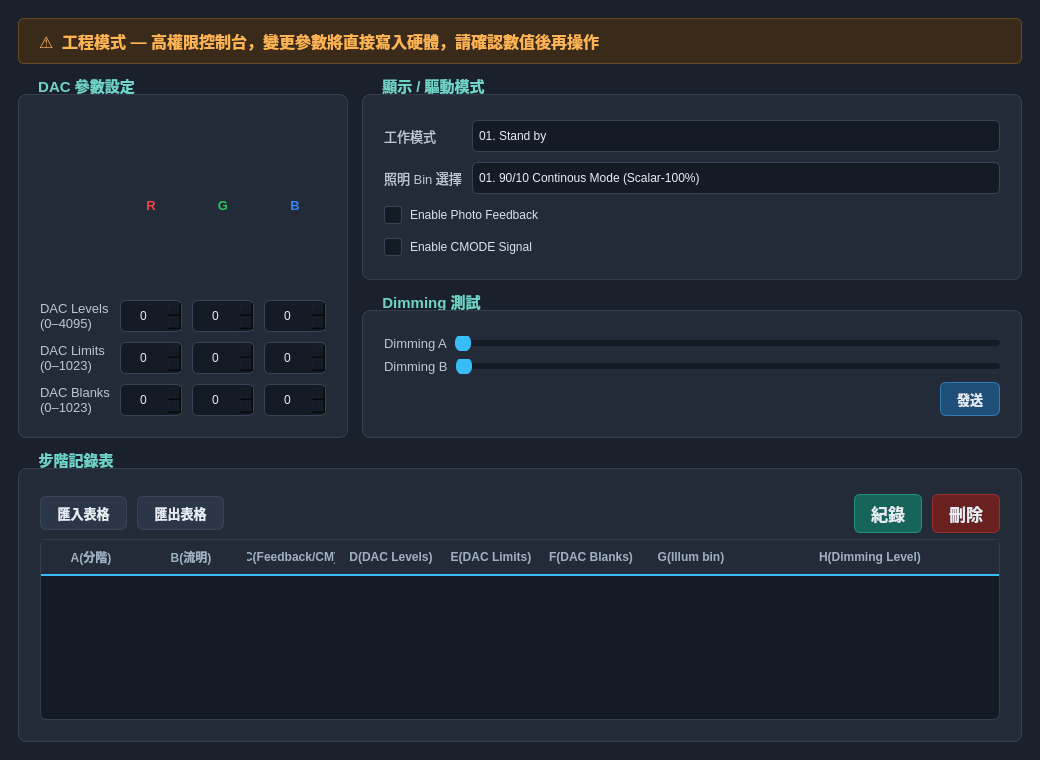
<?xml version="1.0" encoding="UTF-8"?>
<ui version="4.0">
 <class>Form</class>
 <widget class="QWidget" name="Form">
  <property name="geometry">
   <rect>
    <x>0</x>
    <y>0</y>
    <width>1040</width>
    <height>760</height>
   </rect>
  </property>
  <property name="minimumSize">
   <size>
    <width>960</width>
    <height>680</height>
   </size>
  </property>
  <property name="windowTitle">
   <string>Form</string>
  </property>
  <property name="styleSheet">
   <string notr="true">
QWidget#Form {
    background-color: #1b212c;
}
QGroupBox {
    background-color: #232b38;
    border: 1px solid #333e4f;
    border-radius: 8px;
    margin-top: 16px;
    padding: 16px 12px 12px 12px;
    font-size: 11pt;
    font-weight: 600;
    color: #d7e2ee;
}
QGroupBox::title {
    subcontrol-origin: margin;
    subcontrol-position: top left;
    left: 12px;
    top: -2px;
    padding: 0 6px;
    color: #6fd3c7;
}
QLabel {
    color: #b9c6d6;
    font-size: 10pt;
    background: transparent;
}
QLabel#bannerLabel {
    background-color: #3a2a1a;
    color: #ffb454;
    border: 1px solid #6b4a22;
    border-radius: 6px;
    padding: 10px 16px;
    font-size: 12pt;
    font-weight: 700;
}
QLabel#channelHeaderR { color: #ef4444; font-weight: 700; }
QLabel#channelHeaderG { color: #22c55e; font-weight: 700; }
QLabel#channelHeaderB { color: #3b82f6; font-weight: 700; }
QSpinBox, QComboBox {
    background-color: #151b24;
    color: #e6edf5;
    border: 1px solid #3a4457;
    border-radius: 5px;
    padding: 4px 6px;
    min-height: 22px;
    selection-background-color: #38bdf8;
}
QSpinBox:focus, QComboBox:focus {
    border: 1px solid #38bdf8;
}
QSpinBox[channel="r"] { border: 1px solid #7a2d2d; }
QSpinBox[channel="r"]:focus { border: 1px solid #ef4444; }
QSpinBox[channel="g"] { border: 1px solid #245c34; }
QSpinBox[channel="g"]:focus { border: 1px solid #22c55e; }
QSpinBox[channel="b"] { border: 1px solid #24417a; }
QSpinBox[channel="b"]:focus { border: 1px solid #3b82f6; }
QComboBox::drop-down { border: none; width: 22px; }
QComboBox QAbstractItemView {
    background-color: #1a212c;
    color: #e6edf5;
    selection-background-color: #2c4a5e;
    border: 1px solid #3a4457;
    outline: none;
}
QCheckBox { color: #d7e2ee; spacing: 8px; padding: 2px 0; }
QCheckBox::indicator {
    width: 16px;
    height: 16px;
    border: 1px solid #3a4457;
    border-radius: 3px;
    background: #151b24;
}
QCheckBox::indicator:checked {
    background-color: #38bdf8;
    border: 1px solid #38bdf8;
}
QPushButton {
    background-color: #2b3648;
    color: #e6edf5;
    border: 1px solid #3a4457;
    border-radius: 6px;
    padding: 6px 16px;
    font-weight: 600;
    font-size: 10pt;
}
QPushButton:hover { background-color: #34415a; border: 1px solid #4a5a75; }
QPushButton:pressed { background-color: #202a38; }
QPushButton#btn_record { background-color: #16645a; border: 1px solid #1f8f7f; font-size: 13pt; }
QPushButton#btn_record:hover { background-color: #1a7a6c; }
QPushButton#btn_delete { background-color: #6b2020; border: 1px solid #9a2f2f; font-size: 13pt; }
QPushButton#btn_delete:hover { background-color: #832727; }
QPushButton#btn_send { background-color: #1d4f78; border: 1px solid #2f7cb8; }
QPushButton#btn_send:hover { background-color: #24618f; }
QTableWidget {
    background-color: #151b24;
    alternate-background-color: #1c2330;
    gridline-color: #313c4d;
    color: #e6edf5;
    border: 1px solid #333e4f;
    border-radius: 6px;
    selection-background-color: #2c4a5e;
    selection-color: #ffffff;
}
QHeaderView::section {
    background-color: #232b38;
    color: #9fb0c3;
    padding: 6px;
    border: none;
    border-bottom: 2px solid #38bdf8;
    font-weight: 600;
}
QSlider::groove:horizontal {
    height: 6px;
    background: #151b24;
    border-radius: 3px;
}
QSlider::handle:horizontal {
    background: #38bdf8;
    width: 16px;
    margin: -6px 0;
    border-radius: 8px;
}
QSlider::sub-page:horizontal {
    background: #2c6a86;
    border-radius: 3px;
}
</string>
  </property>
  <layout class="QVBoxLayout" name="mainLayout">
   <property name="spacing">
    <number>14</number>
   </property>
   <property name="leftMargin">
    <number>18</number>
   </property>
   <property name="topMargin">
    <number>18</number>
   </property>
   <property name="rightMargin">
    <number>18</number>
   </property>
   <property name="bottomMargin">
    <number>18</number>
   </property>
   <item>
    <widget class="QLabel" name="bannerLabel">
     <property name="text">
      <string>⚠️  工程模式 — 高權限控制台，變更參數將直接寫入硬體，請確認數值後再操作</string>
     </property>
    </widget>
   </item>
   <item>
    <layout class="QHBoxLayout" name="topRow">
     <property name="spacing">
      <number>14</number>
     </property>
     <item>
      <widget class="QGroupBox" name="dacGroupBox">
       <property name="title">
        <string>DAC 參數設定</string>
       </property>
       <layout class="QGridLayout" name="dacGridLayout">
        <property name="horizontalSpacing">
         <number>10</number>
        </property>
        <property name="verticalSpacing">
         <number>10</number>
        </property>
        <item row="0" column="1">
         <widget class="QLabel" name="channelHeaderR">
          <property name="text">
           <string>R</string>
          </property>
          <property name="alignment">
           <set>Qt::AlignmentFlag::AlignCenter</set>
          </property>
         </widget>
        </item>
        <item row="0" column="2">
         <widget class="QLabel" name="channelHeaderG">
          <property name="text">
           <string>G</string>
          </property>
          <property name="alignment">
           <set>Qt::AlignmentFlag::AlignCenter</set>
          </property>
         </widget>
        </item>
        <item row="0" column="3">
         <widget class="QLabel" name="channelHeaderB">
          <property name="text">
           <string>B</string>
          </property>
          <property name="alignment">
           <set>Qt::AlignmentFlag::AlignCenter</set>
          </property>
         </widget>
        </item>
        <item row="1" column="0">
         <widget class="QLabel" name="label_13">
          <property name="text">
           <string>DAC Levels
(0–4095)</string>
          </property>
         </widget>
        </item>
        <item row="1" column="1">
         <widget class="QSpinBox" name="daclevels_R">
          <property name="channel" stdset="0">
           <string notr="true">r</string>
          </property>
          <property name="alignment">
           <set>Qt::AlignmentFlag::AlignCenter</set>
          </property>
          <property name="maximum">
           <number>4095</number>
          </property>
         </widget>
        </item>
        <item row="1" column="2">
         <widget class="QSpinBox" name="daclevels_G">
          <property name="channel" stdset="0">
           <string notr="true">g</string>
          </property>
          <property name="alignment">
           <set>Qt::AlignmentFlag::AlignCenter</set>
          </property>
          <property name="maximum">
           <number>4095</number>
          </property>
         </widget>
        </item>
        <item row="1" column="3">
         <widget class="QSpinBox" name="daclevels_B">
          <property name="channel" stdset="0">
           <string notr="true">b</string>
          </property>
          <property name="alignment">
           <set>Qt::AlignmentFlag::AlignCenter</set>
          </property>
          <property name="maximum">
           <number>4095</number>
          </property>
         </widget>
        </item>
        <item row="2" column="0">
         <widget class="QLabel" name="label_12">
          <property name="text">
           <string>DAC Limits
(0–1023)</string>
          </property>
         </widget>
        </item>
        <item row="2" column="1">
         <widget class="QSpinBox" name="daclimits_R">
          <property name="channel" stdset="0">
           <string notr="true">r</string>
          </property>
          <property name="alignment">
           <set>Qt::AlignmentFlag::AlignCenter</set>
          </property>
          <property name="maximum">
           <number>1023</number>
          </property>
         </widget>
        </item>
        <item row="2" column="2">
         <widget class="QSpinBox" name="daclimits_G">
          <property name="channel" stdset="0">
           <string notr="true">g</string>
          </property>
          <property name="alignment">
           <set>Qt::AlignmentFlag::AlignCenter</set>
          </property>
          <property name="maximum">
           <number>1023</number>
          </property>
         </widget>
        </item>
        <item row="2" column="3">
         <widget class="QSpinBox" name="daclimits_B">
          <property name="channel" stdset="0">
           <string notr="true">b</string>
          </property>
          <property name="alignment">
           <set>Qt::AlignmentFlag::AlignCenter</set>
          </property>
          <property name="maximum">
           <number>1023</number>
          </property>
         </widget>
        </item>
        <item row="3" column="0">
         <widget class="QLabel" name="label_11">
          <property name="text">
           <string>DAC Blanks
(0–1023)</string>
          </property>
         </widget>
        </item>
        <item row="3" column="1">
         <widget class="QSpinBox" name="dacblanks_R">
          <property name="channel" stdset="0">
           <string notr="true">r</string>
          </property>
          <property name="alignment">
           <set>Qt::AlignmentFlag::AlignCenter</set>
          </property>
          <property name="maximum">
           <number>1023</number>
          </property>
         </widget>
        </item>
        <item row="3" column="2">
         <widget class="QSpinBox" name="dacblanks_G">
          <property name="channel" stdset="0">
           <string notr="true">g</string>
          </property>
          <property name="alignment">
           <set>Qt::AlignmentFlag::AlignCenter</set>
          </property>
          <property name="maximum">
           <number>1023</number>
          </property>
         </widget>
        </item>
        <item row="3" column="3">
         <widget class="QSpinBox" name="dacblanks_B">
          <property name="channel" stdset="0">
           <string notr="true">b</string>
          </property>
          <property name="alignment">
           <set>Qt::AlignmentFlag::AlignCenter</set>
          </property>
          <property name="maximum">
           <number>1023</number>
          </property>
         </widget>
        </item>
       </layout>
      </widget>
     </item>
     <item>
      <layout class="QVBoxLayout" name="rightColumn">
       <property name="spacing">
        <number>14</number>
       </property>
       <item>
        <widget class="QGroupBox" name="modeGroupBox">
         <property name="title">
          <string>顯示 / 驅動模式</string>
         </property>
         <layout class="QFormLayout" name="modeFormLayout">
          <property name="horizontalSpacing">
           <number>10</number>
          </property>
          <property name="verticalSpacing">
           <number>10</number>
          </property>
          <item row="0" column="0">
           <widget class="QLabel" name="operatingModeLabel">
            <property name="text">
             <string>工作模式</string>
            </property>
           </widget>
          </item>
          <item row="0" column="1">
           <widget class="QComboBox" name="operating_mode_select">
            <item>
             <property name="text">
              <string>01. Stand by</string>
             </property>
            </item>
            <item>
             <property name="text">
              <string>02. Display mode</string>
             </property>
            </item>
            <item>
             <property name="text">
              <string>03. Calibration mode</string>
             </property>
            </item>
           </widget>
          </item>
          <item row="1" column="0">
           <widget class="QLabel" name="illuminationLabel">
            <property name="text">
             <string>照明 Bin 選擇</string>
            </property>
           </widget>
          </item>
          <item row="1" column="1">
           <widget class="QComboBox" name="illumination_bin_select">
            <item>
             <property name="text">
              <string>01. 90/10 Continous Mode (Scalar-100%)</string>
             </property>
            </item>
            <item>
             <property name="text">
              <string>02. 70/30 Continous Mode (Scalar-100%)</string>
             </property>
            </item>
            <item>
             <property name="text">
              <string>03. 60/40 Continous Mode (Scalar-100%)</string>
             </property>
            </item>
            <item>
             <property name="text">
              <string>04. 50/50 Continous Mode (Scalar-100%)</string>
             </property>
            </item>
            <item>
             <property name="text">
              <string>05. 50/50 Continous Mode (Scalar-80%)</string>
             </property>
            </item>
            <item>
             <property name="text">
              <string>06. 50/50 Continous Mode (Scalar-50%)</string>
             </property>
            </item>
            <item>
             <property name="text">
              <string>07. 50/50 Continous Mode (Scalar-35%)</string>
             </property>
            </item>
            <item>
             <property name="text">
              <string>08. 50/50 Discrete Pulsed Mode (8 LSB Pulses)</string>
             </property>
            </item>
            <item>
             <property name="text">
              <string>09. 50/50 Discrete Pulsed Mode (6 LSB Pulses)</string>
             </property>
            </item>
            <item>
             <property name="text">
              <string>10. 50/50 Discrete Pulsed Mode (4 LSB Pulses)</string>
             </property>
            </item>
            <item>
             <property name="text">
              <string>11. 50/50 Discrete Pulsed Mode (2 LSB Pulses)</string>
             </property>
            </item>
            <item>
             <property name="text">
              <string>12. 50/50 Discrete Pulsed Mode (1 LSB Pulses)</string>
             </property>
            </item>
           </widget>
          </item>
          <item row="2" column="0" colspan="2">
           <widget class="QCheckBox" name="drive_mode_feedback">
            <property name="text">
             <string>Enable Photo Feedback</string>
            </property>
           </widget>
          </item>
          <item row="3" column="0" colspan="2">
           <widget class="QCheckBox" name="drive_mode_CMODE">
            <property name="text">
             <string>Enable CMODE Signal</string>
            </property>
           </widget>
          </item>
         </layout>
        </widget>
       </item>
       <item>
        <widget class="QGroupBox" name="dimmingGroupBox">
         <property name="title">
          <string>Dimming 測試</string>
         </property>
         <layout class="QVBoxLayout" name="dimmingVLayout">
          <property name="spacing">
           <number>8</number>
          </property>
          <item>
           <layout class="QHBoxLayout" name="dimmingRowA">
            <item>
             <widget class="QLabel" name="dimmingALabel">
              <property name="minimumSize">
               <size>
                <width>62</width>
                <height>0</height>
               </size>
              </property>
              <property name="text">
               <string>Dimming A</string>
              </property>
             </widget>
            </item>
            <item>
             <widget class="QSlider" name="dimmingSlider">
              <property name="maximum">
               <number>10</number>
              </property>
              <property name="pageStep">
               <number>1</number>
              </property>
              <property name="orientation">
               <enum>Qt::Orientation::Horizontal</enum>
              </property>
             </widget>
            </item>
           </layout>
          </item>
          <item>
           <layout class="QHBoxLayout" name="dimmingRowB">
            <item>
             <widget class="QLabel" name="dimmingBLabel">
              <property name="minimumSize">
               <size>
                <width>62</width>
                <height>0</height>
               </size>
              </property>
              <property name="text">
               <string>Dimming B</string>
              </property>
             </widget>
            </item>
            <item>
             <widget class="QSlider" name="dimmingSlider_2">
              <property name="maximum">
               <number>10</number>
              </property>
              <property name="pageStep">
               <number>1</number>
              </property>
              <property name="orientation">
               <enum>Qt::Orientation::Horizontal</enum>
              </property>
             </widget>
            </item>
           </layout>
          </item>
          <item>
           <layout class="QHBoxLayout" name="sendRow">
            <item>
             <spacer name="sendSpacer">
              <property name="orientation">
               <enum>Qt::Orientation::Horizontal</enum>
              </property>
              <property name="sizeHint" stdset="0">
               <size>
                <width>40</width>
                <height>20</height>
               </size>
              </property>
             </spacer>
            </item>
            <item>
             <widget class="QPushButton" name="btn_send">
              <property name="text">
               <string>發送</string>
              </property>
             </widget>
            </item>
           </layout>
          </item>
         </layout>
        </widget>
       </item>
      </layout>
     </item>
    </layout>
   </item>
   <item>
    <widget class="QGroupBox" name="recordGroupBox">
     <property name="sizePolicy">
      <sizepolicy hsizetype="Expanding" vsizetype="Expanding">
       <horstretch>0</horstretch>
       <verstretch>1</verstretch>
      </sizepolicy>
     </property>
     <property name="title">
      <string>步階記錄表</string>
     </property>
     <layout class="QVBoxLayout" name="recordVLayout">
      <item>
       <layout class="QHBoxLayout" name="recordToolbar">
        <property name="spacing">
         <number>10</number>
        </property>
        <item>
         <widget class="QPushButton" name="btn_import">
          <property name="text">
           <string>匯入表格</string>
          </property>
         </widget>
        </item>
        <item>
         <widget class="QPushButton" name="btn_save">
          <property name="text">
           <string>匯出表格</string>
          </property>
         </widget>
        </item>
        <item>
         <spacer name="toolbarSpacer">
          <property name="orientation">
           <enum>Qt::Orientation::Horizontal</enum>
          </property>
          <property name="sizeHint" stdset="0">
           <size>
            <width>40</width>
            <height>20</height>
           </size>
          </property>
         </spacer>
        </item>
        <item>
         <widget class="QPushButton" name="btn_record">
          <property name="text">
           <string>紀錄</string>
          </property>
         </widget>
        </item>
        <item>
         <widget class="QPushButton" name="btn_delete">
          <property name="text">
           <string>刪除</string>
          </property>
         </widget>
        </item>
       </layout>
      </item>
      <item>
       <widget class="QTableWidget" name="tableWidget">
        <property name="alternatingRowColors">
         <bool>true</bool>
        </property>
        <property name="selectionBehavior">
         <enum>QAbstractItemView::SelectionBehavior::SelectRows</enum>
        </property>
        <attribute name="horizontalHeaderMinimumSectionSize">
         <number>24</number>
        </attribute>
        <attribute name="horizontalHeaderStretchLastSection">
         <bool>true</bool>
        </attribute>
        <column>
         <property name="text">
          <string>A(分階)</string>
         </property>
        </column>
        <column>
         <property name="text">
          <string>B(流明)</string>
         </property>
        </column>
        <column>
         <property name="text">
          <string>C(Feedback/CM)</string>
         </property>
        </column>
        <column>
         <property name="text">
          <string>D(DAC Levels)</string>
         </property>
        </column>
        <column>
         <property name="text">
          <string>E(DAC Limits)</string>
         </property>
        </column>
        <column>
         <property name="text">
          <string>F(DAC Blanks)</string>
         </property>
        </column>
        <column>
         <property name="text">
          <string>G(Illum bin)</string>
         </property>
        </column>
        <column>
         <property name="text">
          <string>H(Dimming Level)</string>
         </property>
        </column>
       </widget>
      </item>
     </layout>
    </widget>
   </item>
  </layout>
 </widget>
 <resources/>
 <connections/>
</ui>
